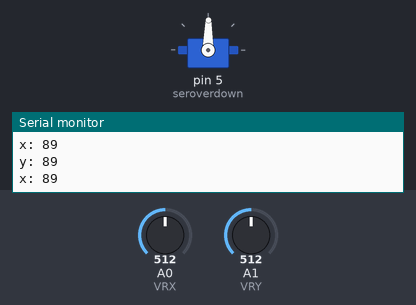
A sketch run on a simulated Arduino Uno, built with avr-gcc and run on an emulated ATmega328P. Parts: servo, the last lines printed to the serial monitor. The inputs (shaded band) are chosen by the test bench; at power-on: A1 (VRY) = 512, A0 (VRX) = 512.

Above: at 1.2 s.
1.3 s: A1 (VRY) set to 716
At 2.4 s:
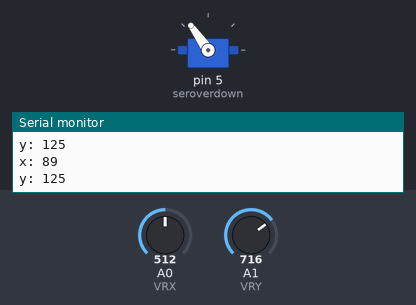
2.8 s: A1 (VRY) set to 585
At 4.0 s:
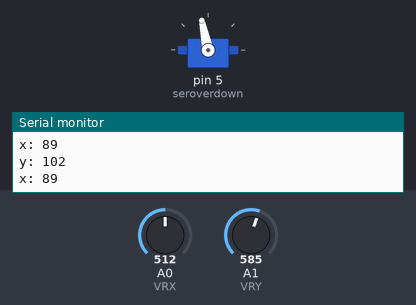
4.3 s: A1 (VRY) set to 557
At 5.0 s:
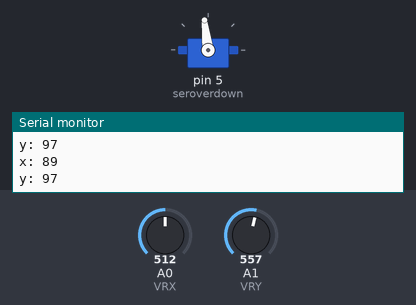
5.8 s: A1 (VRY) set to 62
At 7.0 s:
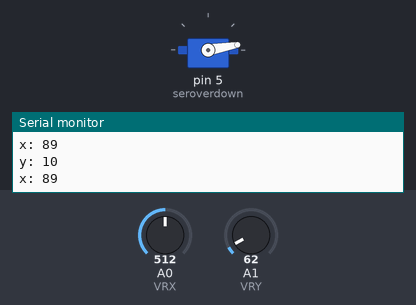
7.3 s: A1 (VRY) set to 55
At 8.4 s:
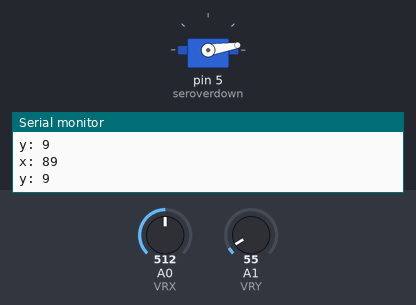
10.3 s: A1 (VRY) set to 511
At 10.9 s:
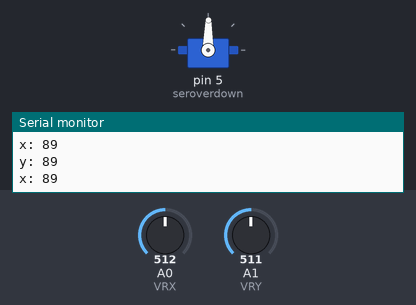
Timing chart, 0 to 12.8 s (numbered marks = the images above; inputs shaded):
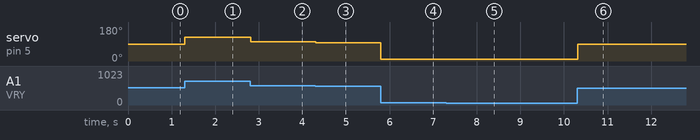

The sketch:

Rocker_Controls.ino
```cpp
// (licence header left out)
#include <Servo.h>
Servo myservo1;//Defining servo object myservo1
//Servo myservo2;//Defining servo object myservo2
int seroverdown = 5; //Define the servo signal cable interface
//int seroverup = 3; //Define the servo signal cable interface
int VRX = A0; //X axis of rocker connected to analog A0 input
int VRY = A1; //Y axis of rocker connected to analog A1 input
int x = 0, y = 0; //Define the variables x and y, and read the values from the joystick interface (0-1023, but generally not available, about 90-900 or so)

/*
* Function       setup
* @author        Jessica
* @date          2019.8.21
* @brief         Initial configuration
* @param[in]     void
* @retval        void
* @par History   no
*/
void setup()
{
  Serial.begin(9600);
  pinMode(VRX, INPUT);
  pinMode(VRY, INPUT);
  myservo1.attach(seroverdown);
//  myservo2.attach(seroverup);
}

/*
* Function       loop
* @author        Jessica
* @date          2019.8.21
* @brief         main function
* @param[in]     void
* @param[out]    void
* @retval        void
* @par History   no
*/
void loop()
{
  x = analogRead(VRX);
  y = analogRead(VRY);
  x = map(x,0,1023,0,179);
  y = map(y,0,1023,0,179);
  Serial.print("x: ");
  Serial.println(x);
  Serial.print("y: ");
  Serial.println(y);

//  myservo2.write(x);
  myservo1.write(y);
  delay(15);
}
```

Measured:
- after the input at 1.3 s, servo on pin 5 (seroverdown): 89° → 125° at once
- after the input at 2.8 s, servo on pin 5 (seroverdown): 125° → 102° at once
- after the input at 4.3 s, servo on pin 5 (seroverdown): 102° → 97° at once
- after the input at 5.8 s, servo on pin 5 (seroverdown): 97° → 10° at once
- after the input at 7.3 s, servo on pin 5 (seroverdown): 10° → 9° at once
- after the input at 10.3 s, servo on pin 5 (seroverdown): 9° → 89° at once
